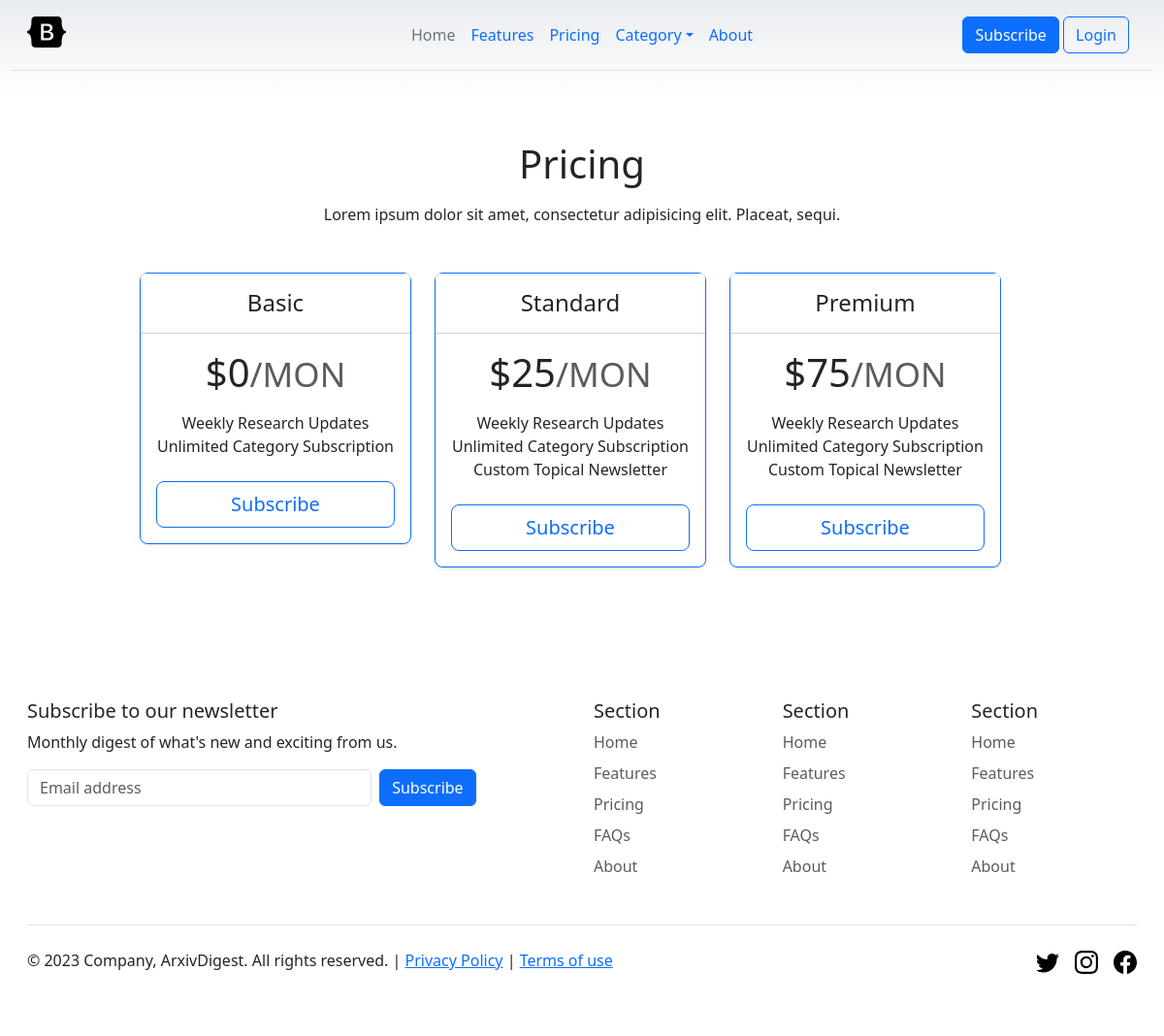
Screenshot of /subscription/pricing/ with the database file from the repository.
### subscription/models.py (models this page shows, shortened)
class Product(models.Model):
    stripe_id = models.CharField(max_length=255, unique=True)
    name = models.CharField(max_length=150)
    description = models.TextField(null=True)
    created_at = models.DateTimeField(auto_now_add=True)
    updated_at = models.DateTimeField(auto_now=True)

class Price(models.Model):
    class IntervalChoice(models.TextChoices):
        MONTHLY = "MON", _("Mon")
        YEARLY = "YR", _("Yr")
    stripe_id = models.CharField(max_length=255, unique=True)
    product = models.ForeignKey(Product, on_delete=models.CASCADE, related_name="prices")
    name = models.CharField(max_length=150, null=True)
    currency = models.CharField(max_length=4)
    amount = models.IntegerField(default=0)
    interval = models.CharField(max_length=25, choices=IntervalChoice.choices, default=IntervalChoice.MONTHLY)
    features = models.TextField(null=True, help_text="Comma separated features.")
    is_free = models.BooleanField(default=False)
    has_trial = models.BooleanField(default=False)
    created_at = models.DateTimeField(auto_now_add=True)
    updated_at = models.DateTimeField(auto_now=True)
    active = models.BooleanField(default=True)
    class Meta:
        ordering = ["amount"]

### subscription/views.py (the view)
# urls.py: path("pricing/", views.PricingPage.as_view(), name="pricing"),
class PricingPage(ListView):
    template_name = "subscription/pricing.html"
    model = Product
    context_object_name = "products"

### newsletter/forms.py
class SubscriberEmailForm(forms.Form):
    email = forms.EmailField()

### newsletter/context_processors.py (called while the page is built)
def newsletter(request):
    return {
        "topics": PaperTopic.objects.parents(),
        "subscription_form": SubscriberEmailForm(),
    }

### newsletter/querysets.py (called while the page is built)
    def parents(self):
        return self.filter(level=0)

### subscription/templatetags/features.py (called while the page is built)
@register.inclusion_tag("subscription/partials/_features.html")
def list_features(features):
    features = features.split(",")
    return {"features": features}

### subscription/templates/subscription/pricing.html (shortened to what this page needs)
{% extends "base.html" %}
{% load static %}
{% load features %}
{% block styles %}
<link href="{% static 'pricing.css' %}" rel="stylesheet">
{% endblock %}
{% block content %}
<main class="container">
    <div class="my-5">
        <div class="text-center">
            <h1>Pricing</h1>
            <p class="my-3">Lorem ipsum dolor sit amet, consectetur adipisicing elit. Placeat, sequi.</p>
        </div>
    </div>
    <div class="container row row-cols-1 row-cols-md-3 mb-3 text-center">
      {% for product in products %}
      <form action="{% url 'subscription:checkout' %}" method="POST">
          <div class="col">
            <div class="card mb-4 rounded-3 shadow-sm border border-primary">
              <div class="card-header py-3 bg-white">
                <h4 class="my-0 fw-normal">{{ product.name|title }}</h4>
              </div>
              {% with price=product.prices.first %}
              <div class="card-body">
                <h1 class="card-title pricing-card-title">${{ price.amount }}<small class="text-body-secondary fw-light">/{{ price.interval }}</small></h1>
                <ul class="list-unstyled mt-3 mb-4">
                    {% list_features price.features %}
                </ul>
                <button type="submit" class="w-100 btn btn-lg btn-outline-primary">Subscribe</button>
              </div>
              {% endwith %}
            </div>
          </div>
      </form>
      {% endfor %}
    </div>
</main>
{% endblock %}

### subscription/templates/subscription/partials/_features.html
{% load static %}
<ul class="list-unstyled mt-3 mb-4">
    {% for feature in features %}
    <li>{{ feature|title }}</li>
    {% endfor %}
</ul>

### static/pricing.css (style rules this page uses)
body { background-image: linear-gradient(180deg, var(--bs-secondary-bg), var(--bs-body-bg) 100px, var(--bs-body-bg)); }
.container { max-width: 960px; }

### rows the page displays
Product: name "Basic", prices.first.amount "0", prices.first.interval "MON", features "Weekly Research Updates" "Unlimited Category Subscription"
Product: name "Standard", prices.first.amount "25", prices.first.interval "MON", features "Weekly Research Updates" "Unlimited Category Subscription" "Custom Topical Newsletter"
Product: name "Premium", prices.first.amount "75", prices.first.interval "MON", features "Weekly Research Updates" "Unlimited Category Subscription" "Custom Topical Newsletter"
